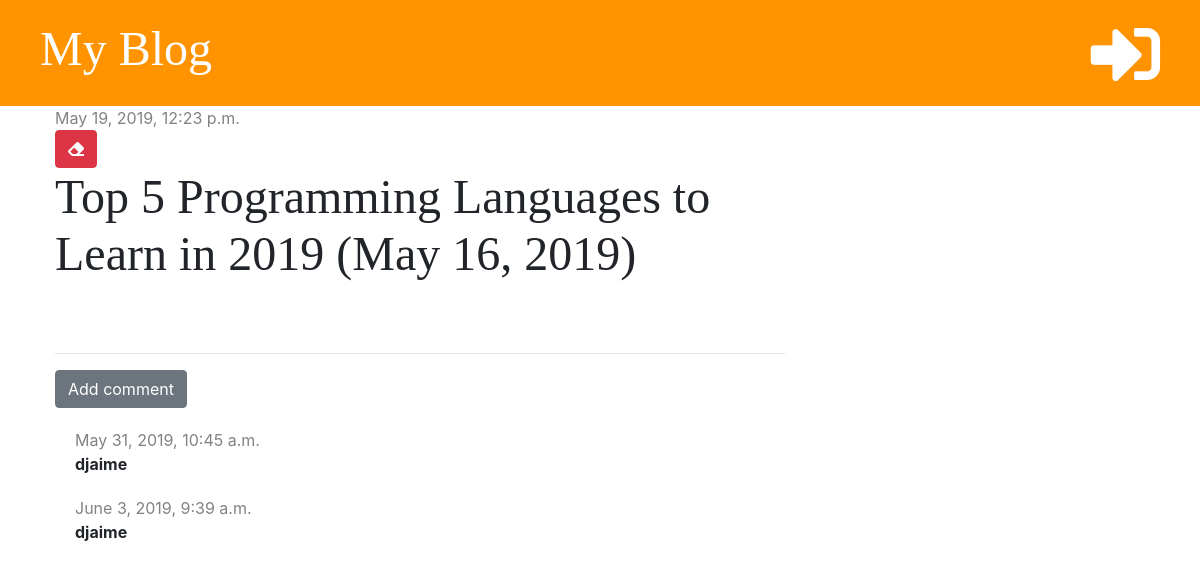
The app's page /post/2/ with its own data.
### blog/models.py (models this page shows, shortened)
class Post(models.Model):
    author = models.ForeignKey('auth.User', on_delete=models.CASCADE)
    title = models.CharField(max_length=200)
    text = models.TextField()
    created_date = models.DateTimeField(default=timezone.now)
    published_date = models.DateTimeField(blank=True, null=True)

class Comment(models.Model):
    post = models.ForeignKey('blog.Post', on_delete=models.CASCADE, related_name='comments')
    author = models.CharField(max_length=200)
    text = models.TextField()
    created_date = models.DateTimeField(default=timezone.now)
    approved = models.BooleanField(default=False)

### blog/views.py (the view)
# urls.py: path('post/<int:pk>/', views.post_detail, name='post_detail'),
def post_detail(request, pk):
    post = get_object_or_404(Post, pk=pk)
    stuff_for_frontend = {'post': post}
    return render(request, 'blog/post_detail.html', stuff_for_frontend)

### blog/templatetags/markdownify.py (called while the page is built)
@register.filter
def markdown(value):
    renderer = HighlightRenderer()
    markdown = mistune.Markdown(renderer=renderer)
    return markdown(value)

### blog/templates/blog/post_detail.html (shortened to what this page needs)
{% extends 'blog/base.html'%}
{% load markdownify %}
{% block content %}
    <div class="post">
        {% if post.published_date %}
            <div class="date">
                {{ post.published_date }}
            </div>
            {% else %}
            <a href="{% url 'post_publish' pk=post.pk %}" class="btn btn-primary">Publish</a>
        {% endif %}
        <a href="{% url 'post_delete' pk=post.pk %}" class="btn btn-danger"
           onclick="return confirm('Are you sure you want to delete this post?')">
            <i class="fas fa-eraser"></i>
        </a>
        <h1>{{ post.title }}</h1>
    </div>
    <hr>
    <a href="{% url 'add_comment_to_post' pk=post.pk %}" class="btn btn-secondary">Add comment</a>
    {% for comment in post.comments.all %}
        {% if user.is_authenticated or comment.approved %}
        <div class="comment">
            <div class="date">
                {{ comment.created_date }}
            </div>
            <strong>{{ comment.author }}</strong>
        </div>
        {% endif %}
    {% empty %}
        <p>No comments yet...</p>
    {% endfor %}
{% endblock %}

### blog/static/css/blog.css (style rules this page uses)
h1, h2, h3, h4 { font-family: 'Tangerine', 'Inconsolata', 'Droid Sans', serif; font-size: 48px; }
.date { color: #828282; }
.post { margin-bottom: 70px; }
.comment { margin: 20px 0px 20px 20px; }

### records on screen
Post: published_date "May 19, 2019, 12:23 p.m.", title "Top 5 Programming Languages to Learn in 2019 (May 16, 2019)"
Comment: created_date "May 31, 2019, 10:45 a.m.", author "djaime"
Comment: created_date "June 3, 2019, 9:39 a.m.", author "djaime"
